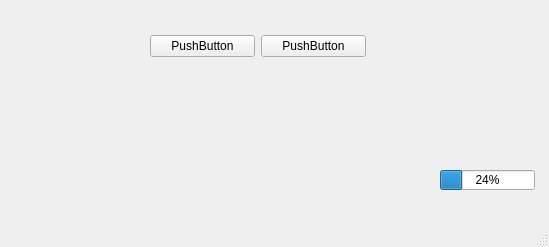
<?xml version="1.0" encoding="UTF-8"?>
<ui version="4.0">
 <class>MainWindow</class>
 <widget class="QMainWindow" name="MainWindow">
  <property name="geometry">
   <rect>
    <x>0</x>
    <y>0</y>
    <width>549</width>
    <height>247</height>
   </rect>
  </property>
  <property name="windowTitle">
   <string>MainWindow</string>
  </property>
  <widget class="QWidget" name="centralwidget">
   <widget class="QProgressBar" name="progressBar">
    <property name="geometry">
     <rect>
      <x>440</x>
      <y>170</y>
      <width>95</width>
      <height>20</height>
     </rect>
    </property>
    <property name="value">
     <number>24</number>
    </property>
   </widget>
   <widget class="QWidget" name="">
    <property name="geometry">
     <rect>
      <x>150</x>
      <y>30</y>
      <width>216</width>
      <height>32</height>
     </rect>
    </property>
    <layout class="QHBoxLayout" name="horizontalLayout">
     <item>
      <widget class="QPushButton" name="pushButton">
       <property name="text">
        <string>PushButton</string>
       </property>
      </widget>
     </item>
     <item>
      <widget class="QPushButton" name="pushButton_2">
       <property name="text">
        <string>PushButton</string>
       </property>
      </widget>
     </item>
    </layout>
   </widget>
  </widget>
  <widget class="QMenuBar" name="menubar">
   <property name="geometry">
    <rect>
     <x>0</x>
     <y>0</y>
     <width>549</width>
     <height>24</height>
    </rect>
   </property>
  </widget>
  <widget class="QStatusBar" name="statusbar"/>
 </widget>
 <resources/>
 <connections/>
</ui>
